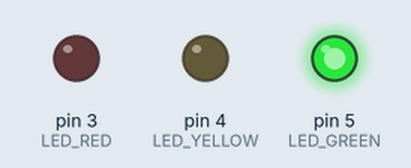
This sketch was run on a simulated Arduino Uno, built with avr-gcc and run on an emulated ATmega328P. Parts: output pins drawn as LEDs (lit = HIGH). What the sketch prints to the serial monitor is not drawn.

Above: at 0.5 s.
At 1.5 s:
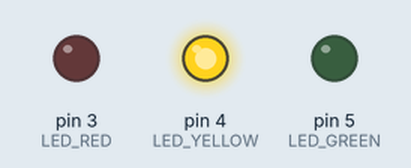
At 5.5 s:
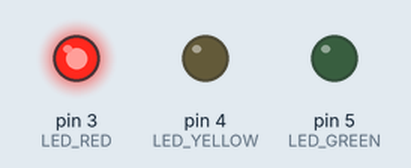
Timing chart, 0 to 6.9 s (numbered marks = the images above):
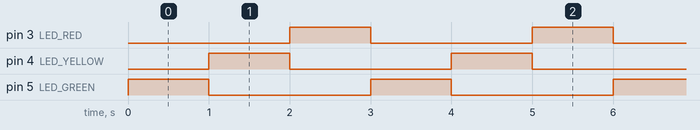

Measured:
- by itself, pin 3 (LED_RED), pin 4 (LED_YELLOW), pin 5 (LED_GREEN): alternates HIGH for 1.0 s and LOW for 2.0 s
- by itself, everything shown: repeats every 3.0 s, in 3 steps

The sketch:

2023_12_13-digitalWrite.ino
```cpp
// создаем константы, в которые записываем,
// к какому пину подключен какой светодиод
// *константы принято называть капсом
const int LED_GREEN = 5;  // пин зеленого светодиода
const int LED_YELLOW = 4; // пин желтого светодиода
const int LED_RED = 3;    // пин красного светодиода

// подпрограмма setup, вызывается в самом начале один раз
// (как main)
void setup() {
  // Запускаем монитор порта (последовательного интерфейса)
  // для вывода информации с контроллера на компьютер
  Serial.begin(9600);

  // выводим в монитор порта фразу "Hello, world!"
  // и после вывода переходим на новую строку (printLN)
  Serial.println("Hello, world!");

  // Настраиваем пины, к которым подключены светодиоды,
  // как пины вывода (управления) - OUTPUT
  pinMode(LED_GREEN,OUTPUT);  // пин зеленого светодиода
  pinMode(LED_YELLOW,OUTPUT); // пин желтого светодиода
  pinMode(LED_RED,OUTPUT);    // пин красного светодиода
}

// подпрограмма loop, вызывается бесконечное количество раз,
// после завершения подпрограммы setup
void loop() {
  digitalWrite(LED_GREEN,1);  // включаем (1) зеленый светодиод
  digitalWrite(LED_RED,0);    // выключаем (0) красный светодиод
  delay(1000); // ждем одну секунду (1000 милисекунд)
  digitalWrite(LED_GREEN,0);  // выключаем (0) зеленый светодиод
  digitalWrite(LED_YELLOW,1); // включаем (1) желтый светодиод
  delay(1000); // ждем одну секунду (1000 милисекунд)
  digitalWrite(LED_YELLOW,0); // выключаем (0) желтый светодиод
  digitalWrite(LED_RED,1);    // включаем (1) красный светодиод
  delay(1000); // ждем одну секунду (1000 милисекунд)
}
```
